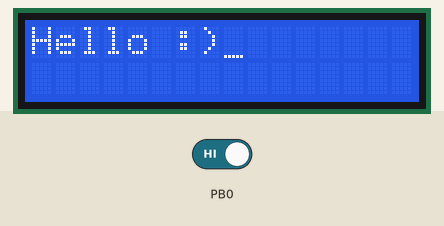
Recording of a program running on a simulated ATmega32, built with avr-gcc and emulated at 8 MHz. Parts: 16×2 character LCD. Wiring (inferred from the names in the program): character LCD (HD44780): RS PC5; E PC4; data PC0, PC1, PC2, PC3. The inputs (shaded band) are chosen by the test bench; at power-on: PB0 HIGH.

Above: at 0.9 s.
At 5.44 s:
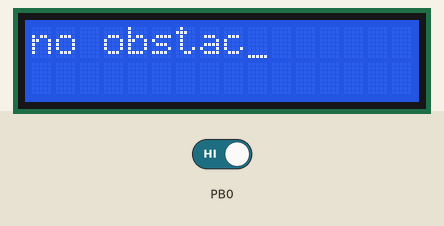
7.6 s: PB0 driven LOW
At 10.4 s:
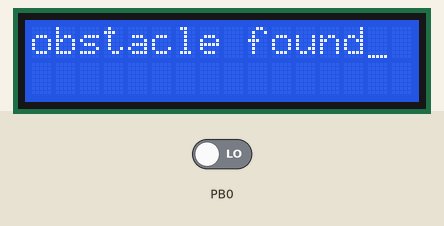
10.5 s: PB0 driven HIGH
At 13.4 s:
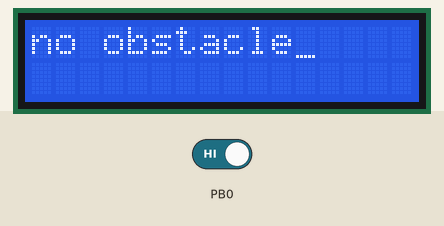

Measured:
- after the input at 7.6 s, the display: first differs from a run without the input after 1.3 s (image 2 shows a later state)
- after the input at 10.5 s, the display: first changes after 0.94 s (image 3 shows a later state)
- what the display in image 0 shows lasts 1.1 s, from 0.9 s to 2.0 s

The program:

main.c
```c
/*
 * GccApplication1.c
 *
 * Created: 7/15/2023 5:20:12 AM
 * Author : muhammed mahmoud
 */

#include <avr/io.h>
#include "Common_Macros.h"
#include "DIO.h"
#include "LCD.h"

#include <util/delay.h>

unsigned char obstacle;

int main(void)
{

	DIO_vSetPinDir('b',2,0);
	LCD_vInitialize();
	LCD_vSendString("Hello :)");
	_delay_ms(1000);
	LCD_vClearScreen();
	LCD_vSendString("IR SENSOR proj");
	_delay_ms(1000);
    /* Replace with your application code */
    while (1)
    {

		LCD_vClearScreen();
		if(READ_BIT(PINB,0)==0)
		{
			LCD_vSendString("obstacle found");
			_delay_ms(1000);
		}
		else if(READ_BIT(PINB,0)==1)
		{
			LCD_vSendString("no obstacle");
			_delay_ms(1000);
		}

    }
}
```

LCD_CONFIG.h
```c
#ifndef LCD_CONFIG_H
#define LCD_CONFIG_H

#define FOUR_BIT_MODE // select LCD 4-bit mode
// #define EIGHT_BIT_MODE      // select LCD 8-bit mode
#define LCD_PORT 'c'        // lcd (data & command)port
#define LCD_ENABLE_PORT 'c' // Enable port
#define LCD_ENABLE_PIN 4    // Enable pin
#define LCD_RS_PORT 'c'     // Register Select port
#define LCD_RS_PIN 5        // Register Select pin

#endif /*LCD_CONFIG_H*/
```

LCD.c
```c
/**
@file    LCD.c
@version 1.1.0
@brief
@author  Muhammed Mahmoud (muhammed76mahmoud.ahmed@gmail.com)
@date    2023-03-24
*/

/* -------------------- Linking section -------------------- */
#include <avr/io.h>
#include "DIO.h"
#include "LCD.h"

/*-----------------------------------------------------------*/

/* ------------------ Definition section ------------------ */
#define F_CPU 8000000UL
#include <util/delay.h>
/*----------------------------------------------------------*/

/* -------------- Global Declaration section -------------- */
/*----------------------------------------------------------*/

/* --------------------- Main section --------------------- */
/*----------------------------------------------------------*/

/* ---------------- Implementation section ---------------- */

// enable function
static void LCD_Enable_pulse(void)
{
	/*enable pulse with pulse duration 2ms*/
	DIO_vWritePinValue(LCD_ENABLE_PORT, LCD_ENABLE_PIN, 1);
	_delay_ms(2);
	DIO_vWritePinValue(LCD_ENABLE_PORT, LCD_ENABLE_PIN, 0);
	_delay_ms(2);
}

// Clear screen
void LCD_vClearScreen()
{
	LCD_vSendCommand(LCD_CLR_SCREEN); // call send command function
}

// LCD move cursor
void LCD_vMoveCursor(unsigned char row_num, unsigned char column_number)
{
	if ((row_num > 2) || (row_num < 1) || (column_number > 16) || (column_number < 1))
	{
		LCD_vSendCommand((LCD_FIRST_ROW + (column_number - 1))); // set address counter to this location
	}
	else if (row_num == 1)
	{
		LCD_vSendCommand((LCD_FIRST_ROW + (column_number - 1))); // set address counter to this location
	}
	else if (row_num == 2)
	{
		LCD_vSendCommand((LCD_SECOND_ROW + (column_number - 1))); // set address counter to this location
	}
	_delay_ms(1); // delay to check that the command has been executed
}

// new line
void LCD_vNewLine()
{
	LCD_vSendCommand(LCD_SECOND_ROW); // go to second row first column
}

// send string function
void LCD_vSendString(const unsigned char *string_ptr)
{
	while ((*string_ptr) != 0) // checks null
	{
		LCD_vSendChar(*string_ptr); // send char to LCD data lines
		_delay_ms(100);				// to see the writing operation
		string_ptr++;				// pointer ++
	}
}

/*
******************8_bit_MODE******************
*/
#if defined EIGHT_BIT_MODE
// send char function
void LCD_vSendChar(unsigned char data)
{
	DIO_vWritePortValue(LCD_PORT, data);			// send data to lcd data lines
	DIO_vWritePinValue(LCD_RS_PORT, LCD_RS_PIN, 1); // RS data select
	LCD_Enable_pulse();								// send enable pulse
}

// send command function
void LCD_vSendCommand(unsigned char command)
{
	DIO_vWritePortValue(LCD_PORT, command);			// send command to lcd data lines
	DIO_vWritePinValue(LCD_RS_PORT, LCD_RS_PIN, 0); // set RS mode as command mode
	LCD_Enable_pulse();								// send enable pulse
	_delay_ms(1);									// delay to make sure that command is executed
}

// LCD initialize
void LCD_vInitialize()
{

	DIO_vSetPortDir(LCD_PORT, 0xff);					// set port connected to lcd as output
	DIO_vSetPinDir(LCD_ENABLE_PORT, LCD_ENABLE_PIN, 1); // set pin connected to enable pin as output
	DIO_vSetPinDir(LCD_RS_PORT, LCD_RS_PIN, 1);			// set pin connected to RS pin as output
	_delay_ms(50);										// delay to make sure that vdd reached 4.5v
	LCD_vSendCommand(LCD_EIGHT_BIT_MODE);				// set lcd at 8-bit mode
	_delay_ms(1);										// to make sure that command is executed
	LCD_vSendCommand(LCD_CURSOR_ON_DISPLAY_ON);			// make cursor and display on
	_delay_ms(1);										// to make sure that command is executed
	LCD_vSendCommand(LCD_CLR_SCREEN);					// clear screen
	_delay_ms(1);										// to make sure that command is executed
	LCD_vSendCommand(LCD_ENTRY_MODE_RIGHT);				// set lcd in entry mode
	_delay_ms(1);										// to make sure that command is executed
	LCD_vSendCommand(LCD_RETURN_HOME);					// Return address counter to first column first row
}

/*
******************4_bit_MODE******************
*/
#elif defined FOUR_BIT_MODE

// LCD 4bit send command on low nibble of port
void LCD_vSendCommand(unsigned char command)
{
	DIO_vWritePinValue(LCD_RS_PORT, LCD_RS_PIN, 0);	   // RS command select
	DIO_vWritePortLowNibble(LCD_PORT, (command >> 4)); // write on port low nibble and write 4 most bits of data on data reg on lcd
	LCD_Enable_pulse();								   // send enable pulse
	DIO_vWritePortLowNibble(LCD_PORT, command);		   // write on port low nibble and write 4 least bits of data on data reg on lcd
	LCD_Enable_pulse();								   // send enable pulse
	_delay_ms(1);									   // delay to make sure that command is executed
}

void LCD_vSendChar(unsigned char data)
{
	DIO_vWritePinValue(LCD_RS_PORT, LCD_RS_PIN, 1); // RS data select
	DIO_vWritePortLowNibble(LCD_PORT, (data >> 4)); // write on port low nibble and write 4 most bits of data on data reg on lcd
	LCD_Enable_pulse();								// send enable pulse
	DIO_vWritePortLowNibble(LCD_PORT, data);		// write on port low nibble and write  4 least bits of data on data reg on lcd
	LCD_Enable_pulse();								// send enable pulse
}

void LCD_vInitialize()
{
	DIO_vSetPortLowNibble(LCD_PORT, 0xff);				// set port connected to lcd as output
	DIO_vSetPinDir(LCD_ENABLE_PORT, LCD_ENABLE_PIN, 1); // set pin connected to enable pin as output
	DIO_vSetPinDir(LCD_RS_PORT, LCD_RS_PIN, 1);			// set pin connected to RS pin as output
	_delay_ms(50);										// delay to make sure that vdd reached 4.5v
	LCD_vSendCommand(LCD_RETURN_HOME);					// mandatory command
	_delay_ms(10);										// to make sure that command is executed
	LCD_vSendCommand(LCD_FOUR_BIT_MODE);				// set lcd at 4-bit mode
	_delay_ms(1);										// to make sure that command is executed
	LCD_vSendCommand(LCD_CLR_SCREEN);					// clear screen
	_delay_ms(1);										// to make sure that command is executed
	LCD_vSendCommand(LCD_ENTRY_MODE_DISP_ON_CURSOR_ON); // make cursor and display on
	_delay_ms(1);										// to make sure that command is executed
	LCD_vSendCommand(LCD_ENTRY_MODE_CURSOR_RIGHT);				// make cursor move right
	_delay_ms(1);										// to make sure that command is executed
	LCD_vSendCommand(LCD_RETURN_HOME);					// set lcd in entry mode
	_delay_ms(1);										// to make sure that command is executed
}

#endif

/* not working
// LCD move cursor
void LCD_vMoveCursor(unsigned char row_num, unsigned char column_number)
{
	#if ((row_num > 2) || (row_num < 1) || (column_number > 16) || (column_number < 1))
	{
	#error Invalid operation --> check column & row
	}
	#elif (row_num == 0)
	{
		LCD_vSendCommand((FIRST_ROW + (column_number - 1))); // set address counter to this location
	}
	#elif (row_num == 1)
	{
		LCD_vSendCommand((SECOND_ROW + (column_number - 1))); // set address counter to this location
	}
	_delay_ms(1); // delay to check that the command has been executed
	#endif
}
*/

/*------------------------4-bit---------------------------*/
/*
// LCD 4bit send char on low nibble of port
void LCD_vSendChar_4bit_portLowNibble(unsigned char data)
{
	DIO_vWritePortLowNibble(LCD_PORT, (data >> 4)); // write on port low nibble and write 4 most bits of data on data reg on lcd
	DIO_vWritePinValue(LCD_RS_PORT, LCD_RS_PIN, 1); // RS data select
	LCD_Enable_pulse();								// send enable pulse
	DIO_vWritePortLowNibble(LCD_PORT, data);		// write on port low nibble and write  4 least bits of data on data reg on lcd
	LCD_Enable_pulse;								// send enable pulse
}
*/

/*
// LCD 4bit send char on high nibble of port
void LCD_vSendChar_4bit_portHighNibble(unsigned char data)
{
	DIO_vWritePortLowNibble(LCD_PORT, data);		// write on port high nibble and write 4 most bits of data on data reg on lcd
	DIO_vWritePinValue(LCD_RS_PORT, LCD_RS_PIN, 1); // RS data select
	LCD_Enable_pulse();								// send enable pulse
	DIO_vWritePortLowNibble(LCD_PORT, (data << 4)); // write on port low nibble and write 4 least bits of data on data reg on lcd
	LCD_Enable_pulse;								// send enable pulse
}
*/

/*
// LCD 4bit send command on low nibble of port
void LCD_vSendCommand_4bit_portLowNibble(unsigned char command)
{
	DIO_vWritePortLowNibble(LCD_PORT, (command >> 4)); // write on port low nibble and write 4 most bits of data on data reg on lcd
	DIO_vWritePinValue(LCD_RS_PORT, LCD_RS_PIN, 0);	   // RS command select
	LCD_Enable_pulse();								   // send enable pulse
	DIO_vWritePortLowNibble(LCD_PORT, command);		   // write on port low nibble and write 4 least bits of data on data reg on lcd
	LCD_Enable_pulse();								   // send enable pulse
	_delay_ms(1);									   // delay to make sure that command is executed
}
*/

/*
// LCD 4bit send command on high nibble of port
void LCD_vSendCommand_4bit_portHighNibble(unsigned char command)
{
	DIO_vWritePortLowNibble(LCD_PORT, (command));	   // write on port low nibble and write 4 most bits of data on data reg on lcd
	DIO_vWritePinValue(LCD_RS_PORT, LCD_RS_PIN, 0);	   // RS command select
	LCD_Enable_pulse();								   // send enable pulse
	DIO_vWritePortLowNibble(LCD_PORT, (command << 4)); // write on port low nibble and write 4 least bits of data on data reg on lcd
	LCD_Enable_pulse();								   // send enable pulse
	_delay_ms(1);									   // delay to make sure that command is executed
}
*/

/*----------------------------------------------------------*/

/* --------------------- Revision Log ---------------------

	Date                  By                  Description
	------------          ------------        ------------
	24/3/2023            Muhammed Mahmoud    LCD_DRIVER
	3/5/2023			 Muhammed Mahmoud    LCD_4_BIT_MODE

----------------------------------------------------------*/
```

LCD.h
```c
/**
@file    LCD.h
@version 1.0.0
@brief
@author  Muhammed Mahmoud (muhammed76mahmoud.ahmed@gmail.com)
@date    2023-03-24
*/

/* -------------------- Linking section -------------------- */
/*-----------------------------------------------------------*/

/* ------------------ Definition section ------------------ */

#ifndef LCD_H_
#define LCD_H_

#include "LCD_CONFIG.h"
#define LCD_EIGHT_BIT_MODE 0x38                // set lcd at 8-bit mode
#define LCD_FOUR_BIT_MODE 0x28                 // set lcd at 8-bit mode
#define LCD_CLR_SCREEN 0x01                    // clear screen
#define LCD_RETURN_HOME 0x02                   // return address counter to home with address 0x00
#define LCD_ENTRY_MODE_CURSOR_RIGHT 0x06       // set lcd in entry mode cursor on move to right
#define LCD_ENTRY_MODE_CURSOR_LEFT 0x04        // set lcd in entry mode cursor on move to left
#define LCD_ENTRY_MODE_CURSOR_BLINK 0x0F       // set lcd in entry mode cursor blink
#define LCD_ENTRY_MODE_SHIFT_DISPLAY 0x07      // set lcd in entry mode cursor on shift display to right
#define LCD_ENTRY_MODE_DISP_ON_CURSOR_ON 0x0E  // set lcd in entry mode lcd on cursor on
#define LCD_ENTRY_MODE_DISP_ON_CURSOR_OFF 0x0C // set lcd in entry mode lcd on cursor off
#define LCD_ENTRY_MODE_DISP_OFF_CURSOR_ON 0x0A // set lcd in entry mode lcd off cursor on
#define LCD_ENTRY_MODE_SHIFT_DISP_RIGHT 0x1C   // shift disp content to right
#define LCD_ENTRY_MODE_SHIFT_DISP_LEFT 0x18    // shift disp content to left
#define LCD_RST_ADD_COUNTER 0x80               // reset address counter to address 0x00
#define LCD_FIRST_ROW 0X80                     // set address counter at first row column 0
#define LCD_SECOND_ROW 0xc0                    // set address counter at second row column 0
#define LCD_CGRAM 64                           // to write in cgram first addres
/*----------------------------------------------------------*/

/* -------------- Global Declaration section -------------- */
// enable function
static void LCD_Enable_pulse(void);

// send char function
void LCD_vSendChar(unsigned char data);

// send command function
void LCD_vSendCommand(unsigned char command);

// Clear screen
void LCD_vClearScreen();

// LCD initialize
void LCD_vInitialize();

// LCD move cursor
void LCD_vMoveCursor(unsigned char row_num, unsigned char column_number);

// new line
void LCD_vNewLine();

// send string function
void LCD_vSendString(const unsigned char *string_ptr);
#endif /* LCD_H_ */
/*----------------------------------------------------------*/

/* --------------------- Main section --------------------- */
/*----------------------------------------------------------*/

/* ---------------- Implementation section ---------------- */
/*----------------------------------------------------------*/

/* --------------------- Revision Log ---------------------

    Date                  By                  Description
    ------------          ------------        ------------
    24/3/2023            Muhammed Mahmoud    LCD_DRIVER

----------------------------------------------------------*/
```

Common_Macros.h
```c
/*
 *  file name: Common_Macros.h
 *
 *  Created: 2/1/2023 7:03:21 PM
 *  Author: muhammed mahmoud
 */

#ifndef STD_MACROS_H_
#define STD_MACROS_H_

/*Set a bit in any register*/
#define SET_BIT(reg, bit) (reg |= (1 << bit))

/*Reset a bit in any register*/
#define RESET_BIT(reg, bit) (reg &= (~(1 << bit)))

/*Toggle a bit in any register*/
#define TOGGLE_BIT(reg, bit) (reg ^= (1 << bit))

#define READ_BIT(reg,bit) (((1<<bit)&reg)>>bit)
#endif /* STD_MACROS_H_ */
```

DIO.h
```c
/*
 * DIO.h
 *
 * Created: 2/6/2023 6:28:21 PM
 *  Author: muhammed mahmoud
 */

#ifndef DIO_H_
#define DIO_H_

#include "Common_Macros.h"

void DIO_vSetPinDir(unsigned char port_name, unsigned char pin_num, unsigned char pin_direction);
void DIO_vWritePinValue(unsigned char port_name, unsigned char pin_num, unsigned char pin_value);
void DIO_vTogglePin(unsigned char port_name, unsigned char pin_num);
void DIO_vSetPortDir(unsigned char port_name, unsigned char port_direction);
void DIO_vWritePortValue(unsigned char port_name, unsigned char port_value);
void DIO_vTogglePort(unsigned char port_name);
unsigned char DIO_u8ReadPort(unsigned char port_name);
unsigned char DIO_u8ReadPin(unsigned char port_name, unsigned char pin_number);
void DIO_vPinPullUp(unsigned char port_name, unsigned char pin_number, unsigned char enable);
void DIO_vPortPullUp(unsigned char port_name, unsigned char enable);
void DIO_vSetPortLowNibble(unsigned char port_name, unsigned char port_value);
void DIO_vSetPortHighNibble(unsigned char port_name, unsigned char port_value);
void DIO_vWritePortLowNibble(unsigned char port_name, unsigned char port_value);
void DIO_vWritePortHighNibble(unsigned char port_name, unsigned char port_value);

#endif /* DIO_H_ */
```

Source omitted: DIO.c (6130 bytes)
